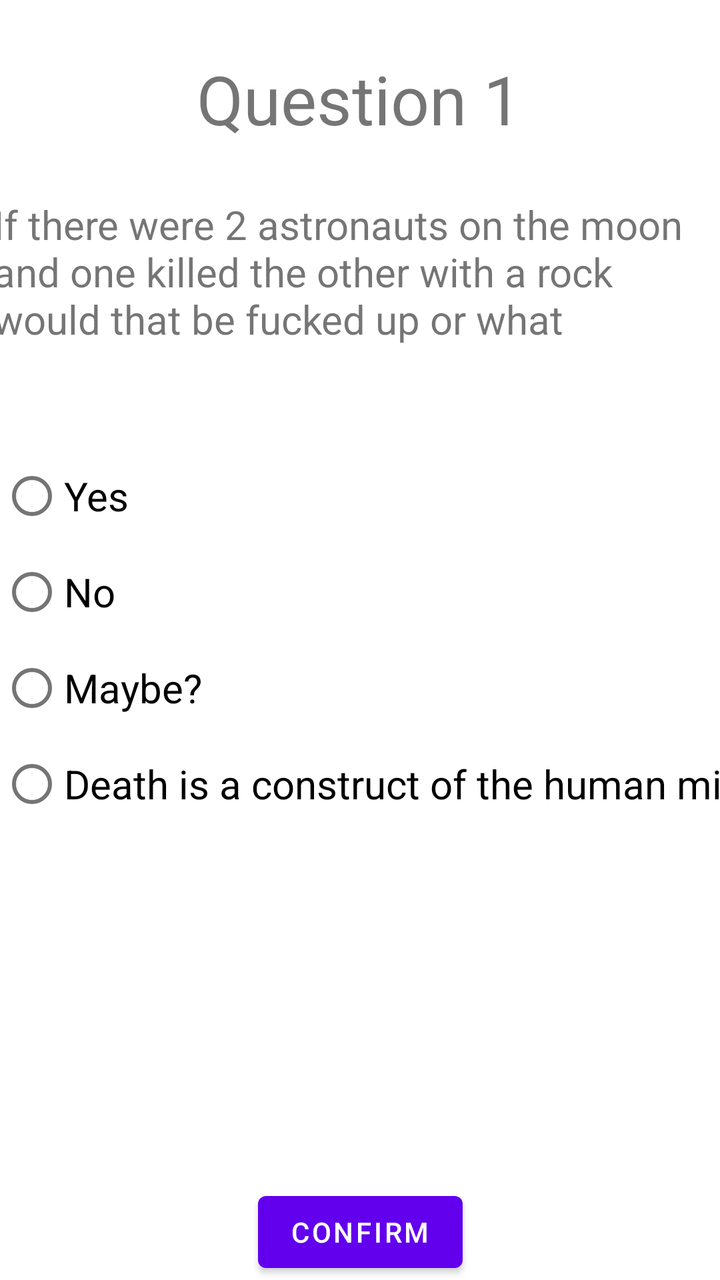
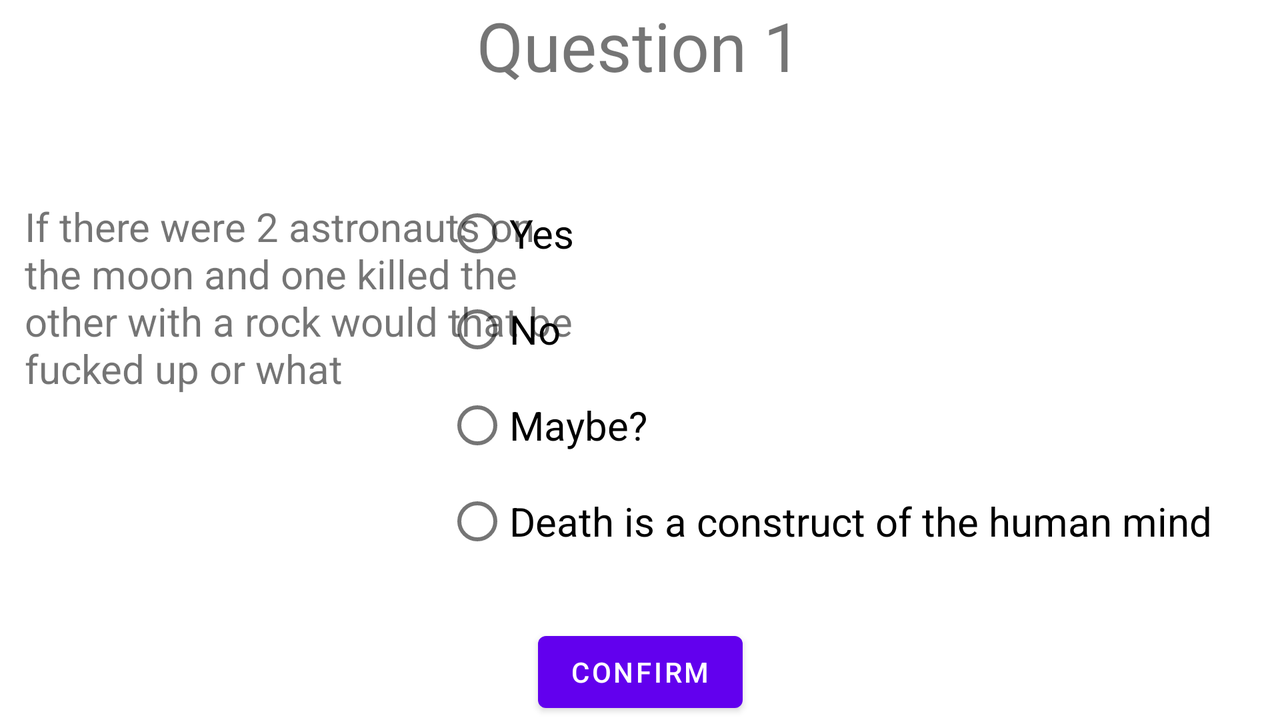

Two renders of one Android screen. The first uses the default layout on a phone; the second uses the alternative layout the repository ships for a different screen configuration, on a matching device. The two XML files are below.
<!-- AndroidManifest.xml: application theme Theme.BCS421Week5Homework -->
<!-- res/layout/activity_main.xml -->
<?xml version="1.0" encoding="utf-8"?>
<androidx.constraintlayout.widget.ConstraintLayout xmlns:android="http://schemas.android.com/apk/res/android"
    xmlns:app="http://schemas.android.com/apk/res-auto"
    xmlns:tools="http://schemas.android.com/tools"
    android:layout_width="match_parent"
    android:layout_height="match_parent"
    android:orientation="vertical"
    tools:context=".MainActivity">

    <RadioGroup
        android:id="@+id/radioGroup"
        android:layout_width="wrap_content"
        android:layout_height="wrap_content"
        app:layout_constraintBottom_toBottomOf="parent"
        app:layout_constraintEnd_toEndOf="parent"
        app:layout_constraintStart_toStartOf="parent"
        app:layout_constraintTop_toTopOf="parent">

        <RadioButton
            android:id="@+id/q1b1"
            android:layout_width="wrap_content"
            android:layout_height="wrap_content"
            android:text="Yes"
            android:textSize="20sp" />


        <RadioButton
            android:id="@+id/q1b2"
            android:layout_width="wrap_content"
            android:layout_height="wrap_content"
            android:text="No"
            android:textSize="20sp" />

        <RadioButton
            android:id="@+id/q1b3"
            android:layout_width="wrap_content"
            android:layout_height="wrap_content"
            android:text="Maybe?"
            android:textSize="20sp" />

        <RadioButton
            android:id="@+id/q1b4"
            android:layout_width="411dp"
            android:layout_height="wrap_content"
            android:text="Death is a construct of the human mind"
            android:textSize="20sp" />
    </RadioGroup>

    <TextView
        android:id="@+id/question2"
        android:layout_width="368dp"
        android:layout_height="73dp"
        android:text="If there were 2 astronauts on the moon and one killed the other with a rock would that be fucked up or what"
        android:textSize="20sp"
        app:layout_constraintBottom_toTopOf="@+id/radioGroup"
        app:layout_constraintEnd_toEndOf="parent"
        app:layout_constraintHorizontal_bias="0.488"
        app:layout_constraintStart_toStartOf="parent"
        app:layout_constraintTop_toTopOf="parent"
        app:layout_constraintVertical_bias="0.654" />

    <TextView
        android:id="@+id/earned2"
        android:layout_width="wrap_content"
        android:layout_height="wrap_content"
        android:text="Question 1"
        android:textSize="34sp"
        app:layout_constraintBottom_toTopOf="@+id/question2"
        app:layout_constraintEnd_toEndOf="parent"
        app:layout_constraintHorizontal_bias="0.498"
        app:layout_constraintStart_toStartOf="parent"
        app:layout_constraintTop_toTopOf="parent" />

    <Button
        android:id="@+id/q1btn"
        android:layout_width="wrap_content"
        android:layout_height="wrap_content"
        android:text="Confirm"
        app:layout_constraintBottom_toBottomOf="parent"
        app:layout_constraintEnd_toEndOf="parent"
        app:layout_constraintStart_toStartOf="parent" />

</androidx.constraintlayout.widget.ConstraintLayout>
<!-- resources referenced by this layout -->
<resources>
  <style name="Theme.BCS421Week5Homework" parent="Theme.MaterialComponents.DayNight.DarkActionBar">
          
          <item name="colorPrimary">@color/purple_500</item>
          <item name="colorPrimaryVariant">@color/purple_700</item>
          <item name="colorOnPrimary">@color/white</item>
          
          <item name="colorSecondary">@color/teal_200</item>
          <item name="colorSecondaryVariant">@color/teal_700</item>
          <item name="colorOnSecondary">@color/black</item>
          
          <item name="android:statusBarColor" tools:targetApi="l">?attr/colorPrimaryVariant</item>
          
      </style>
</resources>
<!-- res/layout-land/activity_main.xml (the repository's variant of the layout above) -->
<!-- drawn on the phone turned sideways -->
<?xml version="1.0" encoding="utf-8"?>
<androidx.constraintlayout.widget.ConstraintLayout xmlns:android="http://schemas.android.com/apk/res/android"
    android:layout_width="match_parent"
    android:layout_height="match_parent"
    xmlns:app="http://schemas.android.com/apk/res-auto"
    xmlns:tools="http://schemas.android.com/tools"
    android:orientation="horizontal"
    tools:context=".MainActivity">

    <RadioGroup
        android:id="@+id/radioGroup"
        android:layout_width="wrap_content"
        android:layout_height="wrap_content"
        app:layout_constraintBottom_toBottomOf="parent"
        app:layout_constraintEnd_toEndOf="parent"
        app:layout_constraintHorizontal_bias="0.867"
        app:layout_constraintStart_toStartOf="parent"
        app:layout_constraintTop_toTopOf="parent"
        app:layout_constraintVertical_bias="0.552">

        <RadioButton
            android:id="@+id/q1b1"
            android:layout_width="wrap_content"
            android:layout_height="wrap_content"
            android:text="Yes"
            android:textSize="20sp" />


        <RadioButton
            android:id="@+id/q1b2"
            android:layout_width="wrap_content"
            android:layout_height="wrap_content"
            android:text="No"
            android:textSize="20sp" />

        <RadioButton
            android:id="@+id/q1b3"
            android:layout_width="wrap_content"
            android:layout_height="wrap_content"
            android:text="Maybe?"
            android:textSize="20sp" />

        <RadioButton
            android:id="@+id/q1b4"
            android:layout_width="wrap_content"
            android:layout_height="wrap_content"
            android:text="Death is a construct of the human mind"
            android:textSize="20sp" />
    </RadioGroup>

    <TextView
        android:id="@+id/question2"
        android:layout_width="285dp"
        android:layout_height="121dp"
        android:text="If there were 2 astronauts on the moon and one killed the other with a rock would that be fucked up or what"
        android:textSize="20sp"
        app:layout_constraintBottom_toBottomOf="parent"
        app:layout_constraintEnd_toEndOf="parent"
        app:layout_constraintHorizontal_bias="0.035"
        app:layout_constraintStart_toStartOf="parent"
        app:layout_constraintTop_toTopOf="parent"
        app:layout_constraintVertical_bias="0.417" />

    <TextView
        android:id="@+id/earned2"
        android:layout_width="wrap_content"
        android:layout_height="wrap_content"
        android:text="Question 1"
        android:textSize="34sp"
        app:layout_constraintBottom_toTopOf="@+id/question2"
        app:layout_constraintEnd_toEndOf="parent"
        app:layout_constraintHorizontal_bias="0.499"
        app:layout_constraintStart_toStartOf="parent"
        app:layout_constraintTop_toTopOf="parent"
        app:layout_constraintVertical_bias="0.0" />

    <Button
        android:id="@+id/q1btn"
        android:layout_width="wrap_content"
        android:layout_height="wrap_content"
        android:text="Confirm"
        app:layout_constraintBottom_toBottomOf="parent"
        app:layout_constraintEnd_toEndOf="parent"
        app:layout_constraintStart_toStartOf="parent" />

</androidx.constraintlayout.widget.ConstraintLayout>
